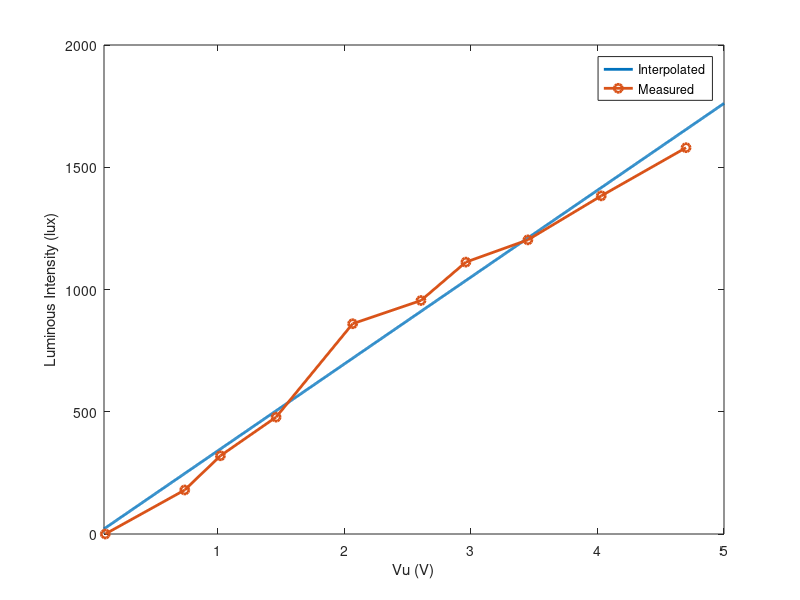

Here is the MATLAB script that generated this plot:
clear all, close all, clc

realLUX = [0 180 320 478 860 955 1112 1203 1383 1580]; % lux
V = [0.110 0.738 1.02 1.46 2.065 2.605 2.96 3.45 4.03 4.70]; % volts
for i=2:length(V)
    sensibility(i) = (V(i)-V(i-1))/(realLUX(i)-realLUX(i-1))/270000;
end
mean(sensibility)

calc = linspace(0.1,5,1000);
c = polyfit(V,realLUX,1);
lux = polyval(c,calc);

for i=2:length(V)
    interpolatedSensibility(i) = (calc(i)-calc(i-1))/(lux(i)-lux(i-1))/270000;
end

plot(calc,lux,'LineWidth',2), hold on
plot(V,realLUX,'-o','LineWidth',2), hold off

xlabel('Vu (V)'), ylabel('Luminous Intensity (lux)')
legend("Interpolated", "Measured")
xlim([0.1 5])